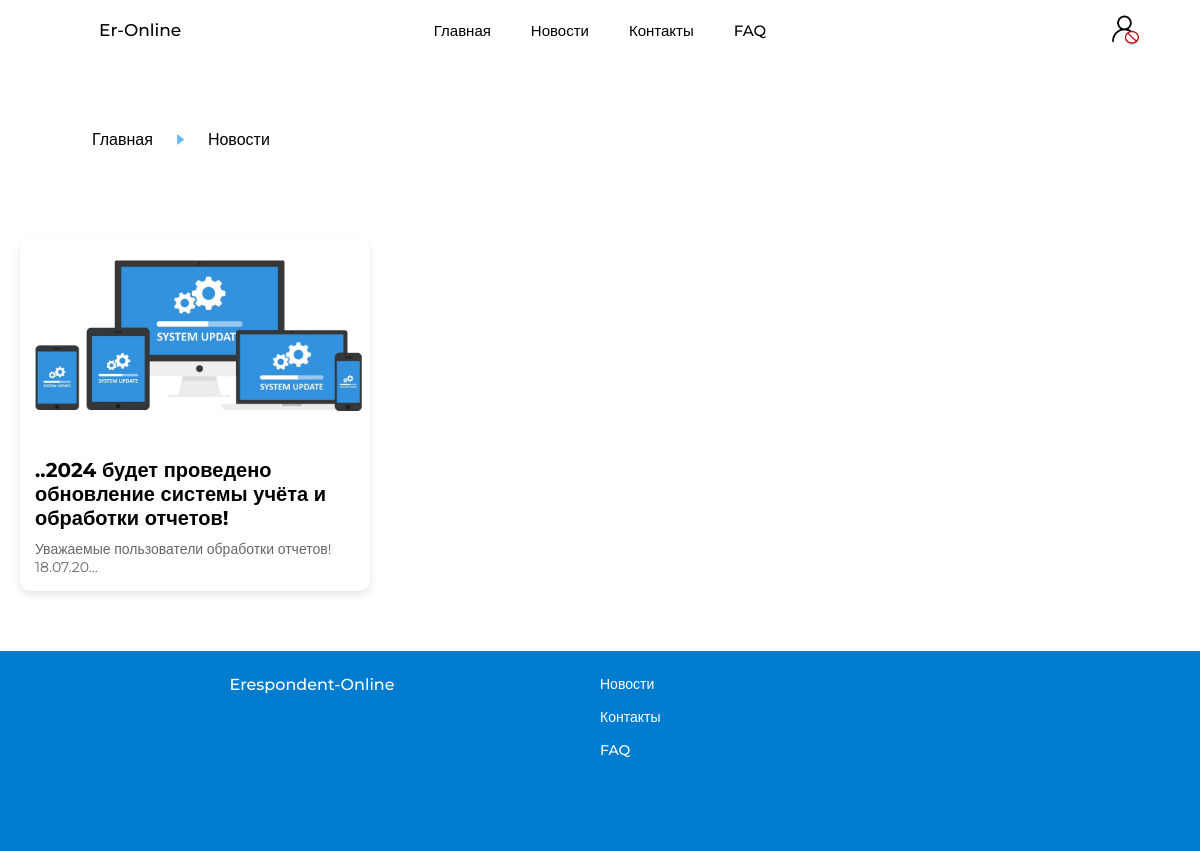
Page /news on the committed database.
### website/models.py (models this page shows)
class News(db.Model):
    __tablename__ = 'news'
    id = db.Column(db.Integer, primary_key=True)
    title = db.Column(db.String(100))
    text = db.Column(db.String(300))
    img_name = db.Column(db.String(20))
    created_time = db.Column(db.DateTime, nullable=False, default=datetime.now())

### website/views.py (the view)
@views.route('/news')
def news():
    all_news = News.query.filter_by().all()
    return render_template('news.html',
        current_user=current_user,
        all_news=all_news
    )

### website/templates/news.html
{% extends "base.html" %}
{% block content %}
<div class="info_page">
    <div class = "rotation-fromareas">
        <div class = "rotation-fromareas_info">
            <span>
                <a class = "hover_a" href="/">Главная</a>
            </span>
            <span>
                <img src="{{ url_for('static', filename='img/icon_arroy.png')}}" alt="">
            </span>
            <span>
                <a>Новости</a>
            </span>
        </div>
    </div>
    <div class="news_cont">
        <div class="news_grid">
            {% if all_news %}
            {% for all_news in all_news %}
            <a href="/news/{{ all_news.id }}">
                <div class="latest_news news_item">
                    <img class="news_img" src="{{ url_for('static', filename='img/news/' + all_news.img_name) }}" alt="news image">
                    <div class="news_content">
                        <h3 class="news_title">{{ all_news.title }}</h3>
                        <p class="news_text">{{ all_news.text[:50] }}{% if all_news.text|length > 50 %}...{% endif %}</p>
                    </div>
                </div>
            </a>
            {% endfor %}
            {% else %}
                <p>Новости отсутствуют.</p>
            {% endif %}
        </div>
    </div>
</div>
{% endblock %}

### website/static/css/base.css (style rules this page uses)
* { margin: 0; padding: 0; font-family: Montserrat, Arial, sans-serif; }
html, body { margin: 0; padding: 0; overflow: visible; }
a { text-decoration: none; }
body { display: flex; flex-direction: column; min-height: 100vh; background-color:#fff; overflow-x: hidden; color: rgb(0, 0, 0); }
:root { --color1: #7dc5ff; --color2: rgba(184, 220, 255, 0.6); --color3: #0085f1; --color7: rgb(96, 255, 122); --remarksclr: rgba(255, 186, 96, 0.705); --odobrclr: rgb(96, 255, 122, 0.705); --delclr: rgb(255, 96, 96, 0.705); --blue-back: #007ccf; --green-back: #00aaaa;; --blue-back-hover: #0067ac; --moreblue_text: darkblue; }
.info_page { margin-top: 60px; display: flex; flex-direction: column; width: 100%; }
.rotation-fromareas { margin: 0; width: 100%; }
.rotation-fromareas_info { display: flex; flex-direction: row; justify-content: left; margin: 70px 0 70px 82px; align-items: center; }
.rotation-fromareas_info span { display: flex; align-items: end; margin: 0 10px; }
.rotation-fromareas_info span img { width: 15px; height: auto; margin: auto; }
.rotation-fromareas_info span a { font-weight: 500; text-decoration: none; font-size: 16px; color: black; }
.news_cont { width: calc(100% - 40px); max-width: 1200px; margin: 0 auto; padding: 20px; margin-bottom: 40px; }
.news_grid { display: grid; grid-template-columns: repeat(auto-fit, minmax(280px, 1fr)); gap: 20px; }
.news_item { cursor: pointer; background-color: #fff; border-radius: 10px; box-shadow: 0 4px 8px rgba(0, 0, 0, 0.1); transition: transform 0.3s, box-shadow 0.3s; overflow: hidden; max-width: 350px; }
.news_img { width: 100%; height: 200px; object-fit: cover; }
.news_content { padding: 15px; }
.news_title { font-size: 20px; font-weight: bold; margin-bottom: 10px; color: black; }
.news_text { font-size: 14px; color: #666; }

### rows in the picture
News: img_name (picture), title "..2024 будет проведено обновление системы учёта и обработки отчетов!", text "Уважаемые пользователи обработки отчетов! 18.07.20"
